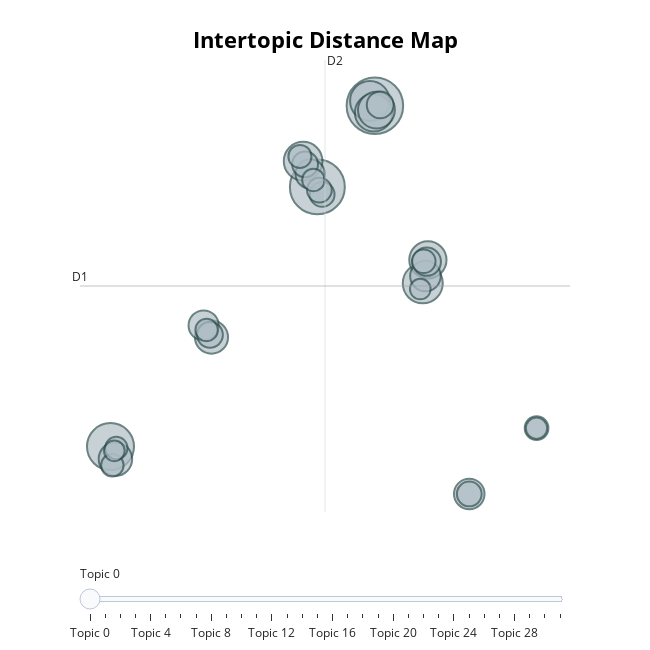

Notebook code for this chart:
### Code cell
topic_model.visualize_topics()

### Figure 1 — Plotly figure (JSON) as saved in the notebook; plotly's stock layout.template omitted (floating-point values rounded to 4 significant figures)
{"data": [{"customdata": [[0, "agent | learning | the | to | in", 120], [1, "classification | the | to | of | is", 113], [2, "clustering | data | the | of | clusters", 83], [3, "of | the | is | learning | distribution", 60], [4, "online | gradient | convex | we | descent", 59], [5, "image | the | of | images | and", 56], [6, "regret | the | of | is | in", 53], [7, "structure | graphical | bayesian | the | network", 52], [8, "the | users | to | and | in", 51], [9, "topic | model | latent | models | modeling", 42], [10, "group | sparse | the | we | sparsity", 41], [11, "ranking | that | search | to | user", 35], [12, "belief | propagation | free | we | the", 35], [13, "matrix | rank | low | of | the", 34], [14, "kernel | kernels | learning | of | the", 32], [15, "variables | of | the | we | and", 30], [16, "experts | prediction | the | of | algorithm", 27], [17, "metric | distance | learning | kernel | to", 25], [18, "sparse | coding | the | of | signal", 25], [19, "collaborative | filtering | user | users | implicit", 23], [20, "to | the | behavior | and | detection", 23], [21, "active | learning | we | label | of", 23], [22, "network | latent | networks | social | model", 21], [23, "gaussian | process | predictive | covariance | and", 21], [24, "manifold | spectral | data | embedding | dimensional", 20], [25, "sensing | sparse | the | signal | in", 19], [26, "svm | vector | support | margin | machines", 19], [27, "words | the | of | our | to", 19], [28, "hidden | markov | the | state | models", 19], [29, "optimization | function | bayesian | batch | the", 17], [30, "probability | classical | the | of | in", 16], [31, "mixture | process | clustering | model | bayesian", 16]], "hovertemplate": "<b>Topic %{customdata[0]}</b><br>%{customdata[1]}<br>Size: %{customdata[2]}", "legendgroup": "", "marker": {"color": "#B0BEC5", "line": {"color": "DarkSlateGrey", "width": 2}, "size": [120, 113, 83, 60, 59, 56, 53, 52, 51, 42, 41, 35, 35, 34, 32, 30, 27, 25, 25, 23, 23, 23, 21, 21, 20, 19, 19, 19, 19, 17, 16, 16], "sizemode": "area", "sizeref": 0.075, "symbol": "circle"}, "mode": "markers", "name": "", "orientation": "v", "showlegend": false, "type": "scatter", "x": [4.177, 0.2478, -13.88, 7.447, 3.837, -0.7253, 4.097, 7.797, 4.284, -13.54, -6.982, 10.62, 7.629, -7.52, -0.2452, 7.723, 4.539, -0.5912, -7.088, 10.62, 0.5762, 0.387, 7.512, 15.22, -0.9432, -7.315, -0.02291, -13.76, -13.48, 15.22, 7.277, -13.62], "xaxis": "x", "y": [12.33, 8.595, -3.355, 4.159, 12.55, 9.78, 12.01, 5.238, 12.13, -3.932, 1.682, -5.535, 4.492, 2.219, 9.195, 5.153, 12.37, 9.636, 1.787, -5.535, 8.25, 8.449, 5.174, -2.506, 9.996, 2.014, 8.916, -4.214, -3.423, -2.511, 3.895, -3.551], "yaxis": "y"}], "layout": {"annotations": [{"showarrow": false, "text": "D1", "x": -15.96, "y": 4.035, "yshift": 10}, {"showarrow": false, "text": "D2", "x": 0.7697, "xshift": 10, "y": 14.44}], "height": 650, "hoverlabel": {"bgcolor": "white", "font": {"family": "Rockwell", "size": 16}}, "legend": {"itemsizing": "constant", "tracegroupgap": 0}, "margin": {"t": 60}, "shapes": [{"line": {"color": "#CFD8DC", "width": 2}, "type": "line", "x0": 0.7697, "x1": 0.7697, "y0": -6.366, "y1": 14.44}, {"line": {"color": "#9E9E9E", "width": 2}, "type": "line", "x0": -15.96, "x1": 17.5, "y0": 4.035, "y1": 4.035}], "sliders": [{"active": 0, "pad": {"t": 50}, "steps": [{"args": [{"marker.color": [["red", "#B0BEC5", "#B0BEC5", "#B0BEC5", "#B0BEC5", "#B0BEC5", "#B0BEC5", "#B0BEC5", "#B0BEC5", "#B0BEC5", "#B0BEC5", "#B0BEC5", "#B0BEC5", "#B0BEC5", "#B0BEC5", "#B0BEC5", "#B0BEC5", "#B0BEC5", "#B0BEC5", "#B0BEC5", "#B0BEC5", "#B0BEC5", "#B0BEC5", "#B0BEC5", "#B0BEC5", "#B0BEC5", "#B0BEC5", "#B0BEC5", "#B0BEC5", "#B0BEC5", "#B0BEC5", "#B0BEC5"]]}], "label": "Topic 0", "method": "update"}, {"args": [{"marker.color": [["#B0BEC5", "red", "#B0BEC5", "#B0BEC5", "#B0BEC5", "#B0BEC5", "#B0BEC5", "#B0BEC5", "#B0BEC5", "#B0BEC5", "#B0BEC5", "#B0BEC5", "#B0BEC5", "#B0BEC5", "#B0BEC5", "#B0BEC5", "#B0BEC5", "#B0BEC5", "#B0BEC5", "#B0BEC5", "#B0BEC5", "#B0BEC5", "#B0BEC5", "#B0BEC5", "#B0BEC5", "#B0BEC5", "#B0BEC5", "#B0BEC5", "#B0BEC5", "#B0BEC5", "#B0BEC5", "#B0BEC5"]]}], "label": "Topic 1", "method": "update"}, {"args": [{"marker.color": [["#B0BEC5", "#B0BEC5", "red", "#B0BEC5", "#B0BEC5", "#B0BEC5", "#B0BEC5", "#B0BEC5", "#B0BEC5", "#B0BEC5", "#B0BEC5", "#B0BEC5", "#B0BEC5", "#B0BEC5", "#B0BEC5", "#B0BEC5", "#B0BEC5", "#B0BEC5", "#B0BEC5", "#B0BEC5", "#B0BEC5", "#B0BEC5", "#B0BEC5", "#B0BEC5", "#B0BEC5", "#B0BEC5", "#B0BEC5", "#B0BEC5", "#B0BEC5", "#B0BEC5", "#B0BEC5", "#B0BEC5"]]}], "label": "Topic 2", "method": "update"}, {"args": [{"marker.color": [["#B0BEC5", "#B0BEC5", "#B0BEC5", "red", "#B0BEC5", "#B0BEC5", "#B0BEC5", "#B0BEC5", "#B0BEC5", "#B0BEC5", "#B0BEC5", "#B0BEC5", "#B0BEC5", "#B0BEC5", "#B0BEC5", "#B0BEC5", "#B0BEC5", "#B0BEC5", "#B0BEC5", "#B0BEC5", "#B0BEC5", "#B0BEC5", "#B0BEC5", "#B0BEC5", "#B0BEC5", "#B0BEC5", "#B0BEC5", "#B0BEC5", "#B0BEC5", "#B0BEC5", "#B0BEC5", "#B0BEC5"]]}], "label": "Topic 3", "method": "update"}, {"args": [{"marker.color": [["#B0BEC5", "#B0BEC5", "#B0BEC5", "#B0BEC5", "red", "#B0BEC5", "#B0BEC5", "#B0BEC5", "#B0BEC5", "#B0BEC5", "#B0BEC5", "#B0BEC5", "#B0BEC5", "#B0BEC5", "#B0BEC5", "#B0BEC5", "#B0BEC5", "#B0BEC5", "#B0BEC5", "#B0BEC5", "#B0BEC5", "#B0BEC5", "#B0BEC5", "#B0BEC5", "#B0BEC5", "#B0BEC5", "#B0BEC5", "#B0BEC5", "#B0BEC5", "#B0BEC5", "#B0BEC5", "#B0BEC5"]]}], "label": "Topic 4", "method": "update"}, {"args": [{"marker.color": [["#B0BEC5", "#B0BEC5", "#B0BEC5", "#B0BEC5", "#B0BEC5", "red", "#B0BEC5", "#B0BEC5", "#B0BEC5", "#B0BEC5", "#B0BEC5", "#B0BEC5", "#B0BEC5", "#B0BEC5", "#B0BEC5", "#B0BEC5", "#B0BEC5", "#B0BEC5", "#B0BEC5", "#B0BEC5", "#B0BEC5", "#B0BEC5", "#B0BEC5", "#B0BEC5", "#B0BEC5", "#B0BEC5", "#B0BEC5", "#B0BEC5", "#B0BEC5", "#B0BEC5", "#B0BEC5", "#B0BEC5"]]}], "label": "Topic 5", "method": "update"}, {"args": [{"marker.color": [["#B0BEC5", "#B0BEC5", "#B0BEC5", "#B0BEC5", "#B0BEC5", "#B0BEC5", "red", "#B0BEC5", "#B0BEC5", "#B0BEC5", "#B0BEC5", "#B0BEC5", "#B0BEC5", "#B0BEC5", "#B0BEC5", "#B0BEC5", "#B0BEC5", "#B0BEC5", "#B0BEC5", "#B0BEC5", "#B0BEC5", "#B0BEC5", "#B0BEC5", "#B0BEC5", "#B0BEC5", "#B0BEC5", "#B0BEC5", "#B0BEC5", "#B0BEC5", "#B0BEC5", "#B0BEC5", "#B0BEC5"]]}], "label": "Topic 6", "method": "update"}, {"args": [{"marker.color": [["#B0BEC5", "#B0BEC5", "#B0BEC5", "#B0BEC5", "#B0BEC5", "#B0BEC5", "#B0BEC5", "red", "#B0BEC5", "#B0BEC5", "#B0BEC5", "#B0BEC5", "#B0BEC5", "#B0BEC5", "#B0BEC5", "#B0BEC5", "#B0BEC5", "#B0BEC5", "#B0BEC5", "#B0BEC5", "#B0BEC5", "#B0BEC5", "#B0BEC5", "#B0BEC5", "#B0BEC5", "#B0BEC5", "#B0BEC5", "#B0BEC5", "#B0BEC5", "#B0BEC5", "#B0BEC5", "#B0BEC5"]]}], "label": "Topic 7", "method": "update"}, {"args": [{"marker.color": [["#B0BEC5", "#B0BEC5", "#B0BEC5", "#B0BEC5", "#B0BEC5", "#B0BEC5", "#B0BEC5", "#B0BEC5", "red", "#B0BEC5", "#B0BEC5", "#B0BEC5", "#B0BEC5", "#B0BEC5", "#B0BEC5", "#B0BEC5", "#B0BEC5", "#B0BEC5", "#B0BEC5", "#B0BEC5", "#B0BEC5", "#B0BEC5", "#B0BEC5", "#B0BEC5", "#B0BEC5", "#B0BEC5", "#B0BEC5", "#B0BEC5", "#B0BEC5", "#B0BEC5", "#B0BEC5", "#B0BEC5"]]}], "label": "Topic 8", "method": "update"}, {"args": [{"marker.color": [["#B0BEC5", "#B0BEC5", "#B0BEC5", "#B0BEC5", "#B0BEC5", "#B0BEC5", "#B0BEC5", "#B0BEC5", "#B0BEC5", "red", "#B0BEC5", "#B0BEC5", "#B0BEC5", "#B0BEC5", "#B0BEC5", "#B0BEC5", "#B0BEC5", "#B0BEC5", "#B0BEC5", "#B0BEC5", "#B0BEC5", "#B0BEC5", "#B0BEC5", "#B0BEC5", "#B0BEC5", "#B0BEC5", "#B0BEC5", "#B0BEC5", "#B0BEC5", "#B0BEC5", "#B0BEC5", "#B0BEC5"]]}], "label": "Topic 9", "method": "update"}, {"args": [{"marker.color": [["#B0BEC5", "#B0BEC5", "#B0BEC5", "#B0BEC5", "#B0BEC5", "#B0BEC5", "#B0BEC5", "#B0BEC5", "#B0BEC5", "#B0BEC5", "red", "#B0BEC5", "#B0BEC5", "#B0BEC5", "#B0BEC5", "#B0BEC5", "#B0BEC5", "#B0BEC5", "#B0BEC5", "#B0BEC5", "#B0BEC5", "#B0BEC5", "#B0BEC5", "#B0BEC5", "#B0BEC5", "#B0BEC5", "#B0BEC5", "#B0BEC5", "#B0BEC5", "#B0BEC5", "#B0BEC5", "#B0BEC5"]]}], "label": "Topic 10", "method": "update"}, {"args": [{"marker.color": [["#B0BEC5", "#B0BEC5", "#B0BEC5", "#B0BEC5", "#B0BEC5", "#B0BEC5", "#B0BEC5", "#B0BEC5", "#B0BEC5", "#B0BEC5", "#B0BEC5", "red", "#B0BEC5", "#B0BEC5", "#B0BEC5", "#B0BEC5", "#B0BEC5", "#B0BEC5", "#B0BEC5", "#B0BEC5", "#B0BEC5", "#B0BEC5", "#B0BEC5", "#B0BEC5", "#B0BEC5", "#B0BEC5", "#B0BEC5", "#B0BEC5", "#B0BEC5", "#B0BEC5", "#B0BEC5", "#B0BEC5"]]}], "label": "Topic 11", "method": "update"}, {"args": [{"marker.color": [["#B0BEC5", "#B0BEC5", "#B0BEC5", "#B0BEC5", "#B0BEC5", "#B0BEC5", "#B0BEC5", "#B0BEC5", "#B0BEC5", "#B0BEC5", "#B0BEC5", "#B0BEC5", "red", "#B0BEC5", "#B0BEC5", "#B0BEC5", "#B0BEC5", "#B0BEC5", "#B0BEC5", "#B0BEC5", "#B0BEC5", "#B0BEC5", "#B0BEC5", "#B0BEC5", "#B0BEC5", "#B0BEC5", "#B0BEC5", "#B0BEC5", "#B0BEC5", "#B0BEC5", "#B0BEC5", "#B0BEC5"]]}], "label": "Topic 12", "method": "update"}, {"args": [{"marker.color": [["#B0BEC5", "#B0BEC5", "#B0BEC5", "#B0BEC5", "#B0BEC5", "#B0BEC5", "#B0BEC5", "#B0BEC5", "#B0BEC5", "#B0BEC5", "#B0BEC5", "#B0BEC5", "#B0BEC5", "red", "#B0BEC5", "#B0BEC5", "#B0BEC5", "#B0BEC5", "#B0BEC5", "#B0BEC5", "#B0BEC5", "#B0BEC5", "#B0BEC5", "#B0BEC5", "#B0BEC5", "#B0BEC5", "#B0BEC5", "#B0BEC5", "#B0BEC5", "#B0BEC5", "#B0BEC5", "#B0BEC5"]]}], "label": "Topic 13", "method": "update"}, {"args": [{"marker.color": [["#B0BEC5", "#B0BEC5", "#B0BEC5", "#B0BEC5", "#B0BEC5", "#B0BEC5", "#B0BEC5", "#B0BEC5", "#B0BEC5", "#B0BEC5", "#B0BEC5", "#B0BEC5", "#B0BEC5", "#B0BEC5", "red", "#B0BEC5", "#B0BEC5", "#B0BEC5", "#B0BEC5", "#B0BEC5", "#B0BEC5", "#B0BEC5", "#B0BEC5", "#B0BEC5", "#B0BEC5", "#B0BEC5", "#B0BEC5", "#B0BEC5", "#B0BEC5", "#B0BEC5", "#B0BEC5", "#B0BEC5"]]}], "label": "Topic 14", "method": "update"}, {"args": [{"marker.color": [["#B0BEC5", "#B0BEC5", "#B0BEC5", "#B0BEC5", "#B0BEC5", "#B0BEC5", "#B0BEC5", "#B0BEC5", "#B0BEC5", "#B0BEC5", "#B0BEC5", "#B0BEC5", "#B0BEC5", "#B0BEC5", "#B0BEC5", "red", "#B0BEC5", "#B0BEC5", "#B0BEC5", "#B0BEC5", "#B0BEC5", "#B0BEC5", "#B0BEC5", "#B0BEC5", "#B0BEC5", "#B0BEC5", "#B0BEC5", "#B0BEC5", "#B0BEC5", "#B0BEC5", "#B0BEC5", "#B0BEC5"]]}], "label": "Topic 15", "method": "update"}, {"args": [{"marker.color": [["#B0BEC5", "#B0BEC5", "#B0BEC5", "#B0BEC5", "#B0BEC5", "#B0BEC5", "#B0BEC5", "#B0BEC5", "#B0BEC5", "#B0BEC5", "#B0BEC5", "#B0BEC5", "#B0BEC5", "#B0BEC5", "#B0BEC5", "#B0BEC5", "red", "#B0BEC5", "#B0BEC5", "#B0BEC5", "#B0BEC5", "#B0BEC5", "#B0BEC5", "#B0BEC5", "#B0BEC5", "#B0BEC5", "#B0BEC5", "#B0BEC5", "#B0BEC5", "#B0BEC5", "#B0BEC5", "#B0BEC5"]]}], "label": "Topic 16", "method": "update"}, {"args": [{"marker.color": [["#B0BEC5", "#B0BEC5", "#B0BEC5", "#B0BEC5", "#B0BEC5", "#B0BEC5", "#B0BEC5", "#B0BEC5", "#B0BEC5", "#B0BEC5", "#B0BEC5", "#B0BEC5", "#B0BEC5", "#B0BEC5", "#B0BEC5", "#B0BEC5", "#B0BEC5", "red", "#B0BEC5", "#B0BEC5", "#B0BEC5", "#B0BEC5", "#B0BEC5", "#B0BEC5", "#B0BEC5", "#B0BEC5", "#B0BEC5", "#B0BEC5", "#B0BEC5", "#B0BEC5", "#B0BEC5", "#B0BEC5"]]}], "label": "Topic 17", "method": "update"}, {"args": [{"marker.color": [["#B0BEC5", "#B0BEC5", "#B0BEC5", "#B0BEC5", "#B0BEC5", "#B0BEC5", "#B0BEC5", "#B0BEC5", "#B0BEC5", "#B0BEC5", "#B0BEC5", "#B0BEC5", "#B0BEC5", "#B0BEC5", "#B0BEC5", "#B0BEC5", "#B0BEC5", "#B0BEC5", "red", "#B0BEC5", "#B0BEC5", "#B0BEC5", "#B0BEC5", "#B0BEC5", "#B0BEC5", "#B0BEC5", "#B0BEC5", "#B0BEC5", "#B0BEC5", "#B0BEC5", "#B0BEC5", "#B0BEC5"]]}], "label": "Topic 18", "method": "update"}, {"args": [{"marker.color": [["#B0BEC5", "#B0BEC5", "#B0BEC5", "#B0BEC5", "#B0BEC5", "#B0BEC5", "#B0BEC5", "#B0BEC5", "#B0BEC5", "#B0BEC5", "#B0BEC5", "#B0BEC5", "#B0BEC5", "#B0BEC5", "#B0BEC5", "#B0BEC5", "#B0BEC5", "#B0BEC5", "#B0BEC5", "red", "#B0BEC5", "#B0BEC5", "#B0BEC5", "#B0BEC5", "#B0BEC5", "#B0BEC5", "#B0BEC5", "#B0BEC5", "#B0BEC5", "#B0BEC5", "#B0BEC5", "#B0BEC5"]]}], "label": "Topic 19", "method": "update"}, {"args": [{"marker.color": [["#B0BEC5", "#B0BEC5", "#B0BEC5", "#B0BEC5", "#B0BEC5", "#B0BEC5", "#B0BEC5", "#B0BEC5", "#B0BEC5", "#B0BEC5", "#B0BEC5", "#B0BEC5", "#B0BEC5", "#B0BEC5", "#B0BEC5", "#B0BEC5", "#B0BEC5", "#B0BEC5", "#B0BEC5", "#B0BEC5", "red", "#B0BEC5", "#B0BEC5", "#B0BEC5", "#B0BEC5", "#B0BEC5", "#B0BEC5", "#B0BEC5", "#B0BEC5", "#B0BEC5", "#B0BEC5", "#B0BEC5"]]}], "label": "Topic 20", "method": "update"}, {"args": [{"marker.color": [["#B0BEC5", "#B0BEC5", "#B0BEC5", "#B0BEC5", "#B0BEC5", "#B0BEC5", "#B0BEC5", "#B0BEC5", "#B0BEC5", "#B0BEC5", "#B0BEC5", "#B0BEC5", "#B0BEC5", "#B0BEC5", "#B0BEC5", "#B0BEC5", "#B0BEC5", "#B0BEC5", "#B0BEC5", "#B0BEC5", "#B0BEC5", "red", "#B0BEC5", "#B0BEC5", "#B0BEC5", "#B0BEC5", "#B0BEC5", "#B0BEC5", "#B0BEC5", "#B0BEC5", "#B0BEC5", "#B0BEC5"]]}], "label": "Topic 21", "method": "update"}, {"args": [{"marker.color": [["#B0BEC5", "#B0BEC5", "#B0BEC5", "#B0BEC5", "#B0BEC5", "#B0BEC5", "#B0BEC5", "#B0BEC5", "#B0BEC5", "#B0BEC5", "#B0BEC5", "#B0BEC5", "#B0BEC5", "#B0BEC5", "#B0BEC5", "#B0BEC5", "#B0BEC5", "#B0BEC5", "#B0BEC5", "#B0BEC5", "#B0BEC5", "#B0BEC5", "red", "#B0BEC5", "#B0BEC5", "#B0BEC5", "#B0BEC5", "#B0BEC5", "#B0BEC5", "#B0BEC5", "#B0BEC5", "#B0BEC5"]]}], "label": "Topic 22", "method": "update"}, {"args": [{"marker.color": [["#B0BEC5", "#B0BEC5", "#B0BEC5", "#B0BEC5", "#B0BEC5", "#B0BEC5", "#B0BEC5", "#B0BEC5", "#B0BEC5", "#B0BEC5", "#B0BEC5", "#B0BEC5", "#B0BEC5", "#B0BEC5", "#B0BEC5", "#B0BEC5", "#B0BEC5", "#B0BEC5", "#B0BEC5", "#B0BEC5", "#B0BEC5", "#B0BEC5", "#B0BEC5", "red", "#B0BEC5", "#B0BEC5", "#B0BEC5", "#B0BEC5", "#B0BEC5", "#B0BEC5", "#B0BEC5", "#B0BEC5"]]}], "label": "Topic 23", "method": "update"}, {"args": [{"marker.color": [["#B0BEC5", "#B0BEC5", "#B0BEC5", "#B0BEC5", "#B0BEC5", "#B0BEC5", "#B0BEC5", "#B0BEC5", "#B0BEC5", "#B0BEC5", "#B0BEC5", "#B0BEC5", "#B0BEC5", "#B0BEC5", "#B0BEC5", "#B0BEC5", "#B0BEC5", "#B0BEC5", "#B0BEC5", "#B0BEC5", "#B0BEC5", "#B0BEC5", "#B0BEC5", "#B0BEC5", "red", "#B0BEC5", "#B0BEC5", "#B0BEC5", "#B0BEC5", "#B0BEC5", "#B0BEC5", "#B0BEC5"]]}], "label": "Topic 24", "method": "update"}, {"args": [{"marker.color": [["#B0BEC5", "#B0BEC5", "#B0BEC5", "#B0BEC5", "#B0BEC5", "#B0BEC5", "#B0BEC5", "#B0BEC5", "#B0BEC5", "#B0BEC5", "#B0BEC5", "#B0BEC5", "#B0BEC5", "#B0BEC5", "#B0BEC5", "#B0BEC5", "#B0BEC5", "#B0BEC5", "#B0BEC5", "#B0BEC5", "#B0BEC5", "#B0BEC5", "#B0BEC5", "#B0BEC5", "#B0BEC5", "red", "#B0BEC5", "#B0BEC5", "#B0BEC5", "#B0BEC5", "#B0BEC5", "#B0BEC5"]]}], "label": "Topic 25", "method": "update"}, {"args": [{"marker.color": [["#B0BEC5", "#B0BEC5", "#B0BEC5", "#B0BEC5", "#B0BEC5", "#B0BEC5", "#B0BEC5", "#B0BEC5", "#B0BEC5", "#B0BEC5", "#B0BEC5", "#B0BEC5", "#B0BEC5", "#B0BEC5", "#B0BEC5", "#B0BEC5", "#B0BEC5", "#B0BEC5", "#B0BEC5", "#B0BEC5", "#B0BEC5", "#B0BEC5", "#B0BEC5", "#B0BEC5", "#B0BEC5", "#B0BEC5", "red", "#B0BEC5", "#B0BEC5", "#B0BEC5", "#B0BEC5", "#B0BEC5"]]}], "label": "Topic 26", "method": "update"}, {"args": [{"marker.color": [["#B0BEC5", "#B0BEC5", "#B0BEC5", "#B0BEC5", "#B0BEC5", "#B0BEC5", "#B0BEC5", "#B0BEC5", "#B0BEC5", "#B0BEC5", "#B0BEC5", "#B0BEC5", "#B0BEC5", "#B0BEC5", "#B0BEC5", "#B0BEC5", "#B0BEC5", "#B0BEC5", "#B0BEC5", "#B0BEC5", "#B0BEC5", "#B0BEC5", "#B0BEC5", "#B0BEC5", "#B0BEC5", "#B0BEC5", "#B0BEC5", "red", "#B0BEC5", "#B0BEC5", "#B0BEC5", "#B0BEC5"]]}], "label": "Topic 27", "method": "update"}, {"args": [{"marker.color": [["#B0BEC5", "#B0BEC5", "#B0BEC5", "#B0BEC5", "#B0BEC5", "#B0BEC5", "#B0BEC5", "#B0BEC5", "#B0BEC5", "#B0BEC5", "#B0BEC5", "#B0BEC5", "#B0BEC5", "#B0BEC5", "#B0BEC5", "#B0BEC5", "#B0BEC5", "#B0BEC5", "#B0BEC5", "#B0BEC5", "#B0BEC5", "#B0BEC5", "#B0BEC5", "#B0BEC5", "#B0BEC5", "#B0BEC5", "#B0BEC5", "#B0BEC5", "red", "#B0BEC5", "#B0BEC5", "#B0BEC5"]]}], "label": "Topic 28", "method": "update"}, {"args": [{"marker.color": [["#B0BEC5", "#B0BEC5", "#B0BEC5", "#B0BEC5", "#B0BEC5", "#B0BEC5", "#B0BEC5", "#B0BEC5", "#B0BEC5", "#B0BEC5", "#B0BEC5", "#B0BEC5", "#B0BEC5", "#B0BEC5", "#B0BEC5", "#B0BEC5", "#B0BEC5", "#B0BEC5", "#B0BEC5", "#B0BEC5", "#B0BEC5", "#B0BEC5", "#B0BEC5", "#B0BEC5", "#B0BEC5", "#B0BEC5", "#B0BEC5", "#B0BEC5", "#B0BEC5", "red", "#B0BEC5", "#B0BEC5"]]}], "label": "Topic 29", "method": "update"}, {"args": [{"marker.color": [["#B0BEC5", "#B0BEC5", "#B0BEC5", "#B0BEC5", "#B0BEC5", "#B0BEC5", "#B0BEC5", "#B0BEC5", "#B0BEC5", "#B0BEC5", "#B0BEC5", "#B0BEC5", "#B0BEC5", "#B0BEC5", "#B0BEC5", "#B0BEC5", "#B0BEC5", "#B0BEC5", "#B0BEC5", "#B0BEC5", "#B0BEC5", "#B0BEC5", "#B0BEC5", "#B0BEC5", "#B0BEC5", "#B0BEC5", "#B0BEC5", "#B0BEC5", "#B0BEC5", "#B0BEC5", "red", "#B0BEC5"]]}], "label": "Topic 30", "method": "update"}, {"args": [{"marker.color": [["#B0BEC5", "#B0BEC5", "#B0BEC5", "#B0BEC5", "#B0BEC5", "#B0BEC5", "#B0BEC5", "#B0BEC5", "#B0BEC5", "#B0BEC5", "#B0BEC5", "#B0BEC5", "#B0BEC5", "#B0BEC5", "#B0BEC5", "#B0BEC5", "#B0BEC5", "#B0BEC5", "#B0BEC5", "#B0BEC5", "#B0BEC5", "#B0BEC5", "#B0BEC5", "#B0BEC5", "#B0BEC5", "#B0BEC5", "#B0BEC5", "#B0BEC5", "#B0BEC5", "#B0BEC5", "#B0BEC5", "red"]]}], "label": "Topic 31", "method": "update"}]}], "title": {"font": {"color": "Black", "size": 22}, "text": "<b>Intertopic Distance Map</b>", "x": 0.5, "xanchor": "center", "y": 0.95, "yanchor": "top"}, "width": 650, "xaxis": {"anchor": "y", "domain": [0, 1], "range": [-15.96, 17.5], "title": {"text": ""}, "visible": false}, "yaxis": {"anchor": "x", "domain": [0, 1], "range": [-6.366, 14.44], "title": {"text": ""}, "visible": false}}}
